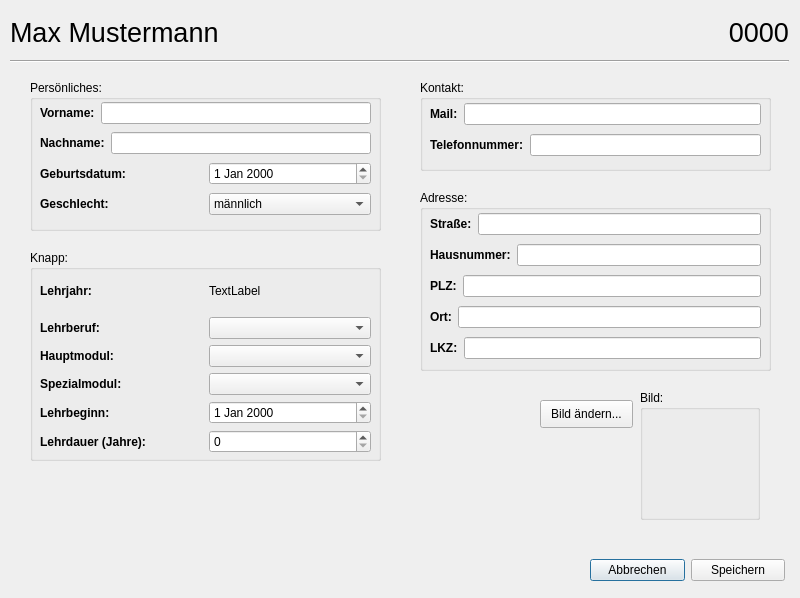
<?xml version="1.0" encoding="UTF-8"?>
<ui version="4.0">
 <class>ApprenticeEdit</class>
 <widget class="QDialog" name="ApprenticeEdit">
  <property name="geometry">
   <rect>
    <x>0</x>
    <y>0</y>
    <width>800</width>
    <height>598</height>
   </rect>
  </property>
  <property name="windowTitle">
   <string>Lehrling bearbeiten</string>
  </property>
  <property name="layoutDirection">
   <enum>Qt::LeftToRight</enum>
  </property>
  <widget class="QWidget" name="horizontalLayoutWidget">
   <property name="geometry">
    <rect>
     <x>10</x>
     <y>11</y>
     <width>779</width>
     <height>42</height>
    </rect>
   </property>
   <layout class="QHBoxLayout" name="horizontalLayout_3">
    <item>
     <widget class="QLabel" name="label_vor_nach_name">
      <property name="font">
       <font>
        <pointsize>20</pointsize>
       </font>
      </property>
      <property name="text">
       <string>Max Mustermann</string>
      </property>
     </widget>
    </item>
    <item>
     <widget class="QLabel" name="label_personalnummer">
      <property name="font">
       <font>
        <pointsize>20</pointsize>
       </font>
      </property>
      <property name="text">
       <string>0000</string>
      </property>
      <property name="alignment">
       <set>Qt::AlignRight|Qt::AlignTrailing|Qt::AlignVCenter</set>
      </property>
     </widget>
    </item>
   </layout>
  </widget>
  <widget class="Line" name="line">
   <property name="geometry">
    <rect>
     <x>10</x>
     <y>60</y>
     <width>779</width>
     <height>3</height>
    </rect>
   </property>
   <property name="orientation">
    <enum>Qt::Horizontal</enum>
   </property>
  </widget>
  <widget class="QGroupBox" name="groupBox">
   <property name="geometry">
    <rect>
     <x>30</x>
     <y>250</y>
     <width>351</width>
     <height>211</height>
    </rect>
   </property>
   <property name="title">
    <string>Knapp:</string>
   </property>
   <widget class="QWidget" name="horizontalLayoutWidget_2">
    <property name="geometry">
     <rect>
      <x>10</x>
      <y>20</y>
      <width>331</width>
      <height>183</height>
     </rect>
    </property>
    <layout class="QHBoxLayout" name="horizontalLayout_4">
     <item>
      <layout class="QVBoxLayout" name="verticalLayout_2">
       <item>
        <layout class="QHBoxLayout" name="horizontalLayout_5">
         <item>
          <widget class="QLabel" name="label_4">
           <property name="font">
            <font>
             <weight>75</weight>
             <bold>true</bold>
            </font>
           </property>
           <property name="text">
            <string>Lehrjahr:</string>
           </property>
          </widget>
         </item>
         <item>
          <widget class="QLabel" name="label_lj">
           <property name="text">
            <string>TextLabel</string>
           </property>
          </widget>
         </item>
        </layout>
       </item>
       <item>
        <layout class="QHBoxLayout" name="horizontalLayout_6">
         <item>
          <widget class="QLabel" name="label_5">
           <property name="font">
            <font>
             <weight>75</weight>
             <bold>true</bold>
            </font>
           </property>
           <property name="text">
            <string>Lehrberuf:</string>
           </property>
          </widget>
         </item>
         <item>
          <widget class="QComboBox" name="comboBox_lehrberuf"/>
         </item>
        </layout>
       </item>
       <item>
        <layout class="QHBoxLayout" name="horizontalLayout_7">
         <item>
          <widget class="QLabel" name="label_7">
           <property name="font">
            <font>
             <weight>75</weight>
             <bold>true</bold>
            </font>
           </property>
           <property name="text">
            <string>Hauptmodul:</string>
           </property>
          </widget>
         </item>
         <item>
          <widget class="QComboBox" name="comboBox_hauptmodul"/>
         </item>
        </layout>
       </item>
       <item>
        <layout class="QHBoxLayout" name="horizontalLayout_8">
         <item>
          <widget class="QLabel" name="label_9">
           <property name="font">
            <font>
             <weight>75</weight>
             <bold>true</bold>
            </font>
           </property>
           <property name="text">
            <string>Spezialmodul:</string>
           </property>
          </widget>
         </item>
         <item>
          <widget class="QComboBox" name="comboBox_spezialmodul"/>
         </item>
        </layout>
       </item>
       <item>
        <layout class="QHBoxLayout" name="horizontalLayout_9">
         <item>
          <widget class="QLabel" name="label_11">
           <property name="font">
            <font>
             <weight>75</weight>
             <bold>true</bold>
            </font>
           </property>
           <property name="text">
            <string>Lehrbeginn:</string>
           </property>
          </widget>
         </item>
         <item>
          <widget class="QDateEdit" name="dateEdit_lehrbeginn"/>
         </item>
        </layout>
       </item>
       <item>
        <layout class="QHBoxLayout" name="horizontalLayout_10">
         <item>
          <widget class="QLabel" name="label_13">
           <property name="font">
            <font>
             <weight>75</weight>
             <bold>true</bold>
            </font>
           </property>
           <property name="text">
            <string>Lehrdauer (Jahre):</string>
           </property>
          </widget>
         </item>
         <item>
          <widget class="QSpinBox" name="spinBox_lehrdauer"/>
         </item>
        </layout>
       </item>
      </layout>
     </item>
    </layout>
   </widget>
  </widget>
  <widget class="QGroupBox" name="groupBox_4">
   <property name="geometry">
    <rect>
     <x>30</x>
     <y>80</y>
     <width>351</width>
     <height>151</height>
    </rect>
   </property>
   <property name="title">
    <string>Persönliches:</string>
   </property>
   <widget class="QWidget" name="horizontalLayoutWidget_13">
    <property name="geometry">
     <rect>
      <x>10</x>
      <y>20</y>
      <width>331</width>
      <height>121</height>
     </rect>
    </property>
    <layout class="QHBoxLayout" name="horizontalLayout_25">
     <item>
      <layout class="QVBoxLayout" name="verticalLayout_7">
       <item>
        <layout class="QHBoxLayout" name="horizontalLayout_29">
         <item>
          <widget class="QLabel" name="label_30">
           <property name="font">
            <font>
             <weight>75</weight>
             <bold>true</bold>
            </font>
           </property>
           <property name="text">
            <string>Vorname:</string>
           </property>
          </widget>
         </item>
         <item>
          <widget class="QLineEdit" name="lineEdit_vorname"/>
         </item>
        </layout>
       </item>
       <item>
        <layout class="QHBoxLayout" name="horizontalLayout_21">
         <item>
          <widget class="QLabel" name="label_28">
           <property name="font">
            <font>
             <weight>75</weight>
             <bold>true</bold>
            </font>
           </property>
           <property name="text">
            <string>Nachname:</string>
           </property>
          </widget>
         </item>
         <item>
          <widget class="QLineEdit" name="lineEdit_nachname"/>
         </item>
        </layout>
       </item>
       <item>
        <layout class="QHBoxLayout" name="horizontalLayout_26">
         <item>
          <widget class="QLabel" name="label_34">
           <property name="font">
            <font>
             <weight>75</weight>
             <bold>true</bold>
            </font>
           </property>
           <property name="text">
            <string>Geburtsdatum:</string>
           </property>
          </widget>
         </item>
         <item>
          <widget class="QDateEdit" name="dateEdit_geburtsdatum"/>
         </item>
        </layout>
       </item>
       <item>
        <layout class="QHBoxLayout" name="horizontalLayout_27">
         <item>
          <widget class="QLabel" name="label_36">
           <property name="font">
            <font>
             <weight>75</weight>
             <bold>true</bold>
            </font>
           </property>
           <property name="text">
            <string>Geschlecht:</string>
           </property>
          </widget>
         </item>
         <item>
          <widget class="QComboBox" name="comboBox_geschlecht">
           <item>
            <property name="text">
             <string>männlich</string>
            </property>
           </item>
           <item>
            <property name="text">
             <string>weiblich</string>
            </property>
           </item>
          </widget>
         </item>
        </layout>
       </item>
      </layout>
     </item>
    </layout>
   </widget>
  </widget>
  <widget class="QGroupBox" name="groupBox_3">
   <property name="geometry">
    <rect>
     <x>420</x>
     <y>80</y>
     <width>351</width>
     <height>91</height>
    </rect>
   </property>
   <property name="title">
    <string>Kontakt:</string>
   </property>
   <widget class="QWidget" name="horizontalLayoutWidget_10">
    <property name="geometry">
     <rect>
      <x>10</x>
      <y>20</y>
      <width>331</width>
      <height>59</height>
     </rect>
    </property>
    <layout class="QHBoxLayout" name="horizontalLayout_16">
     <item>
      <layout class="QVBoxLayout" name="verticalLayout_4">
       <item>
        <layout class="QHBoxLayout" name="horizontalLayout_17">
         <item>
          <widget class="QLabel" name="label_25">
           <property name="font">
            <font>
             <weight>75</weight>
             <bold>true</bold>
            </font>
           </property>
           <property name="text">
            <string>Mail:</string>
           </property>
          </widget>
         </item>
         <item>
          <widget class="QLineEdit" name="lineEdit_mail"/>
         </item>
        </layout>
       </item>
       <item>
        <layout class="QHBoxLayout" name="horizontalLayout_18">
         <item>
          <widget class="QLabel" name="label_27">
           <property name="font">
            <font>
             <weight>75</weight>
             <bold>true</bold>
            </font>
           </property>
           <property name="text">
            <string>Telefonnummer:</string>
           </property>
          </widget>
         </item>
         <item>
          <widget class="QLineEdit" name="lineEdit_telefonnummer"/>
         </item>
        </layout>
       </item>
      </layout>
     </item>
    </layout>
   </widget>
  </widget>
  <widget class="QGroupBox" name="groupBox_2">
   <property name="geometry">
    <rect>
     <x>420</x>
     <y>190</y>
     <width>351</width>
     <height>181</height>
    </rect>
   </property>
   <property name="title">
    <string>Adresse:</string>
   </property>
   <widget class="QWidget" name="horizontalLayoutWidget_9">
    <property name="geometry">
     <rect>
      <x>10</x>
      <y>20</y>
      <width>331</width>
      <height>152</height>
     </rect>
    </property>
    <layout class="QHBoxLayout" name="horizontalLayout_11">
     <item>
      <layout class="QVBoxLayout" name="verticalLayout_3">
       <item>
        <layout class="QHBoxLayout" name="horizontalLayout_12">
         <item>
          <widget class="QLabel" name="label_15">
           <property name="font">
            <font>
             <weight>75</weight>
             <bold>true</bold>
            </font>
           </property>
           <property name="text">
            <string>Straße:</string>
           </property>
          </widget>
         </item>
         <item>
          <widget class="QLineEdit" name="lineEdit_strasse"/>
         </item>
        </layout>
       </item>
       <item>
        <layout class="QHBoxLayout" name="horizontalLayout_13">
         <item>
          <widget class="QLabel" name="label_17">
           <property name="font">
            <font>
             <weight>75</weight>
             <bold>true</bold>
            </font>
           </property>
           <property name="text">
            <string>Hausnummer:</string>
           </property>
          </widget>
         </item>
         <item>
          <widget class="QLineEdit" name="lineEdit_hausnummer"/>
         </item>
        </layout>
       </item>
       <item>
        <layout class="QHBoxLayout" name="horizontalLayout_14">
         <item>
          <widget class="QLabel" name="label_19">
           <property name="font">
            <font>
             <weight>75</weight>
             <bold>true</bold>
            </font>
           </property>
           <property name="text">
            <string>PLZ:</string>
           </property>
          </widget>
         </item>
         <item>
          <widget class="QLineEdit" name="lineEdit_plz"/>
         </item>
        </layout>
       </item>
       <item>
        <layout class="QHBoxLayout" name="horizontalLayout_15">
         <item>
          <widget class="QLabel" name="label_21">
           <property name="font">
            <font>
             <weight>75</weight>
             <bold>true</bold>
            </font>
           </property>
           <property name="text">
            <string>Ort:</string>
           </property>
          </widget>
         </item>
         <item>
          <widget class="QLineEdit" name="lineEdit_ort"/>
         </item>
        </layout>
       </item>
       <item>
        <layout class="QHBoxLayout" name="horizontalLayout_19">
         <item>
          <widget class="QLabel" name="label_23">
           <property name="font">
            <font>
             <weight>75</weight>
             <bold>true</bold>
            </font>
           </property>
           <property name="text">
            <string>LKZ:</string>
           </property>
          </widget>
         </item>
         <item>
          <widget class="QLineEdit" name="lineEdit_lkz"/>
         </item>
        </layout>
       </item>
      </layout>
     </item>
    </layout>
   </widget>
  </widget>
  <widget class="QWidget" name="horizontalLayoutWidget_3">
   <property name="geometry">
    <rect>
     <x>590</x>
     <y>550</y>
     <width>195</width>
     <height>41</height>
    </rect>
   </property>
   <layout class="QHBoxLayout" name="horizontalLayout">
    <item>
     <widget class="QPushButton" name="pushButton_abbrechen">
      <property name="text">
       <string>Abbrechen</string>
      </property>
     </widget>
    </item>
    <item>
     <widget class="QPushButton" name="pushButton_speichern">
      <property name="layoutDirection">
       <enum>Qt::RightToLeft</enum>
      </property>
      <property name="text">
       <string>Speichern</string>
      </property>
      <property name="icon">
       <iconset>
        <normaloff>../../../Pic/savetheapplication_guardar_2958.png</normaloff>../../../Pic/savetheapplication_guardar_2958.png</iconset>
      </property>
     </widget>
    </item>
   </layout>
  </widget>
  <widget class="QPushButton" name="pushButton_change_picture">
   <property name="geometry">
    <rect>
     <x>540</x>
     <y>400</y>
     <width>93</width>
     <height>28</height>
    </rect>
   </property>
   <property name="text">
    <string>Bild ändern...</string>
   </property>
  </widget>
  <widget class="QGroupBox" name="groupBox_5">
   <property name="geometry">
    <rect>
     <x>640</x>
     <y>390</y>
     <width>120</width>
     <height>130</height>
    </rect>
   </property>
   <property name="title">
    <string>Bild:</string>
   </property>
   <widget class="QLabel" name="label_picture">
    <property name="geometry">
     <rect>
      <x>10</x>
      <y>20</y>
      <width>100</width>
      <height>100</height>
     </rect>
    </property>
    <property name="text">
     <string/>
    </property>
   </widget>
  </widget>
 </widget>
 <resources/>
 <connections/>
</ui>
